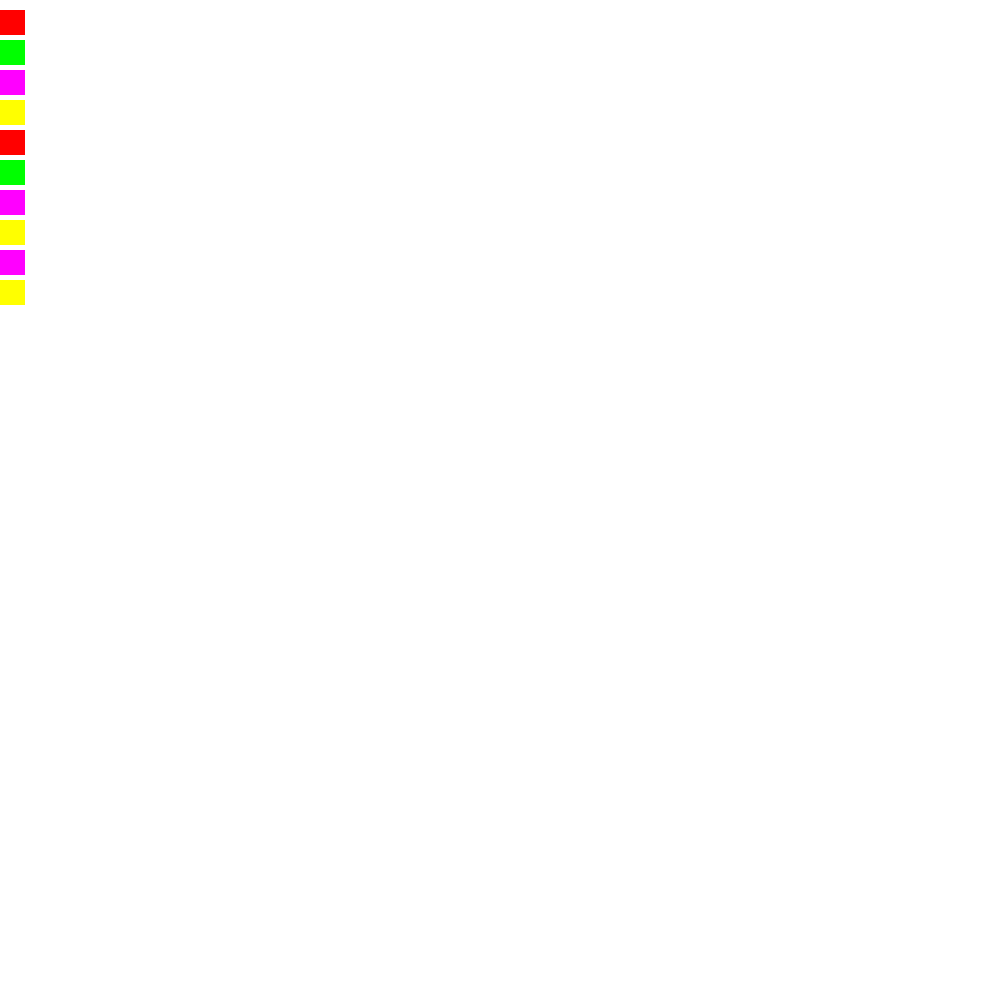
Frame 1 (no input)
Frame 60 (no input): identical to frame 1, image omitted
Frame 120 (the mouse pressed at the canvas centre since frame 60): identical to frame 1, image omitted

The p5.js sketch that drew this single still picture (run headless with seeded random() and noise() and a simulated clock; from frame 60 on, the mouse is pressed at the canvas centre):

// p5.js sketch
// ── sketch.js
function setup() {
    createCanvas(1000, 1000);
    colorMode(RGB, 255, 255, 255, 1);
    background(255);
    strokeWeight(5);
    stroke(0);
}

function draw() {
    noStroke();

    fill(255, 0, 0);
    square(0, 10, 25);

    fill(0, 255, 0);
    square(0, 40, 25);

    fill(255, 0, 255);
    square(0, 70, 25);

    fill(255, 255, 0);
    square(0, 100, 25);

    fill(255, 0, 0);
    square(0, 130, 25);

    fill(0, 255, 0);
    square(0, 160, 25);

    fill(255, 0, 255);
    square(0, 190, 25);

    fill(255, 255, 0);
    square(0, 220, 25);

    fill(255, 0, 255);
    square(0, 250, 25);

    fill(255, 255, 0);
    square(0, 280, 25);
}

function touchMoved() {
    line(mouseX, mouseY, pmouseX, pmouseY);
    return false;
}
